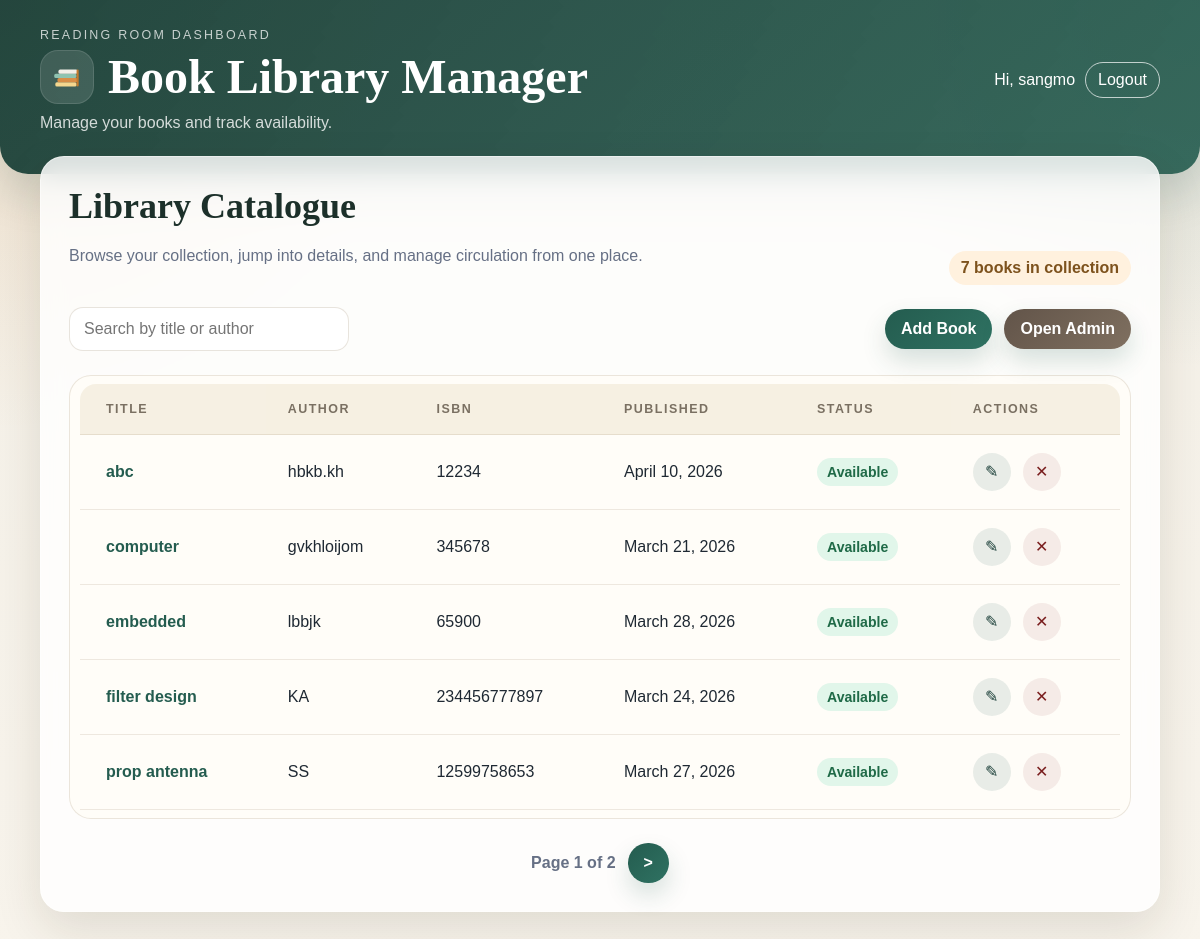
The app's page / (signed in) with its own data.
### books/models.py (models this page shows, shortened)
class Book(models.Model):
    title = models.CharField(max_length=200)
    author = models.CharField(max_length=100)
    isbn = models.CharField(max_length=20)
    published_date = models.DateField(null=True, blank = True)
    available = models.BooleanField(default=True)
    created_at = models.DateTimeField(auto_now_add=True)

### books/views.py (the view)
# urls.py: path("", views.book_list, name="book_list"),
@login_required
def book_list(request):
	query = request.GET.get("q", "").strip()
	books = Book.objects.order_by("title")
	if query:
		books = books.filter(Q(title__icontains=query) | Q(author__icontains=query))
	paginator = Paginator(books, 5)
	page_number = request.GET.get("page")
	page_obj = paginator.get_page(page_number)
	return render(
		request,
		"books/book_list.html",
		{"books": page_obj, "page_obj": page_obj, "query": query},
	)

### books/templates/books/book_list.html (shortened to what this page needs)
{% extends "base.html" %}
{% block content %}
<section class="card">
  <div class="section-header">
    <div>
      <h2>Library Catalogue</h2>
      <p class="section-subtitle">
        Browse your collection, jump into details, and manage circulation from one place.
      </p>
    </div>
    <div class="count-badge">{{ page_obj.paginator.count }} books in collection</div>
  </div>
  <div class="toolbar">
    <form method="get" class="search-form">
      <input
        type="text"
        name="q"
        value="{{ query }}"
        placeholder="Search by title or author"
      />
    </form>
    <div class="actions" style="margin-top: 0">
      <a class="button" href="{% url 'books:book_create' %}">Add Book</a>
      <a class="button secondary" href="/admin/">Open Admin</a>
    </div>
  </div>
  {% if books %}
  <div class="table-shell">
    <table>
      <thead>
        <tr>
          <th>Title</th>
          <th>Author</th>
          <th>ISBN</th>
          <th>Published</th>
          <th>Status</th>
          <th>Actions</th>
        </tr>
      </thead>
      <tbody>
        {% for book in books %}
        <tr>
          <td>
            <a href="{% url 'books:book_detail' book.pk %}" style="text-decoration: none; color: var(--brand); font-weight: 700">
              {{ book.title }}
            </a>
          </td>
          <td>{{ book.author }}</td>
          <td>{{ book.isbn }}</td>
          <td>{{ book.published_date|default:"-" }}</td>
          <td>
            {% if book.available %}
            <span class="status available">Available</span>
            {% else %}
            <span class="status unavailable">Checked Out</span>
            {% endif %}
          </td>
          <td>
            <div class="action-icons">
              <a href="{% url 'books:book_edit' book.pk %}" title="Edit" class="icon-link">&#9998;</a>
              <a href="{% url 'books:book_delete' book.pk %}" title="Delete" class="icon-link delete">&#10005;</a>
            </div>
          </td>
        </tr>
        {% endfor %}
      </tbody>
    </table>
  </div>
  {% if page_obj.paginator.num_pages > 1 %}
  <div class="pagination">
    <span class="page-indicator">Page {{ page_obj.number }} of {{ page_obj.paginator.num_pages }}</span>
    {% if page_obj.has_next %}
    <a href="?page={{ page_obj.next_page_number }}{% if query %}&q={{ query }}{% endif %}" class="button">&gt;</a>
    {% endif %}
  </div>
  {% endif %}
  {% else %}
  <div class="empty-state">
    No books have been added yet. Use the admin panel to add your first book.
  </div>
  {% endif %}
</section>
{% endblock %}

### books/templates/base.html (shortened to what this page needs)
<!doctype html>
<html lang="en">
  <head>
  </head>
  <body>
    <header>
      <div class="header-row">
        <div>
          <p class="brand-eyebrow">Reading Room Dashboard</p>
          <div class="brand-title">
            <span class="brand-logo" aria-hidden="true">
            </span>
            <h1>Book Library Manager</h1>
          </div>
          <p>Manage your books and track availability.</p>
        </div>
        <div class="auth-links">
          {% if user.is_authenticated %}
          <span>Hi, {{ user.username }}</span>
          <form method="post" action="{% url 'logout' %}">
            <button type="submit">Logout</button>
          </form>
          {% else %}
          <a href="{% url 'login' %}">Login</a>
          {% endif %}
        </div>
      </div>
    </header>
    <main>
       {% block content %}{% endblock %}
    </main>
  </body>
</html>

### records on screen
Book: title "abc", author "hbkb.kh", isbn "12234", published_date "April 10, 2026", available "Available"
Book: title "computer", author "gvkhloijom", isbn "345678", published_date "March 21, 2026", available "Available"
Book: title "embedded", author "lbbjk", isbn "65900", published_date "March 28, 2026", available "Available"
Book: title "filter design", author "KA", isbn "234456777897", published_date "March 24, 2026", available "Available"
Book: title "prop antenna", author "SS", isbn "12599758653", published_date "March 27, 2026", available "Available"

### other values on screen
{{ user.username }} "sangmo"
{{ page_obj.paginator.count }} "7"
{{ page_obj.number }} "1"
{{ page_obj.paginator.num_pages }} "2"
